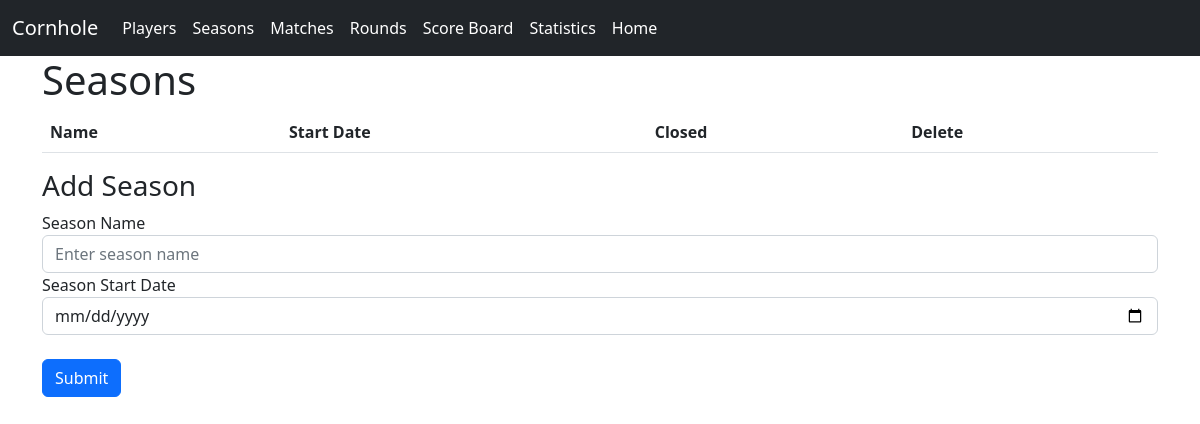
/seasons, run on an earlier commit of the app's database.
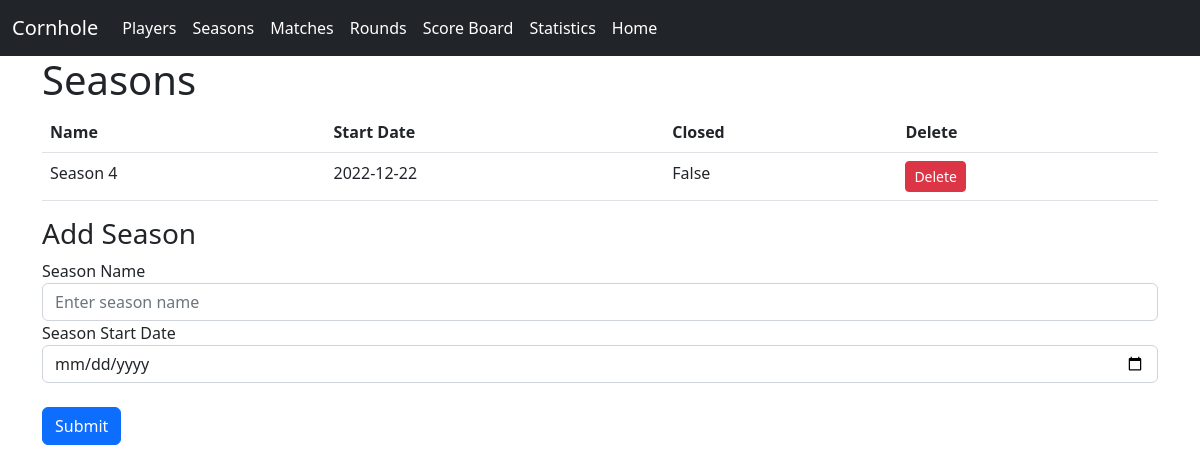
And on a later commit of the database.
### website/models.py (models this page shows)
class Season(db.Model):
    id = db.Column(db.Integer, primary_key=True)
    name = db.Column(db.String(150), unique=True)
    startDate = db.Column(db.DateTime(timezone=True), default=func.now())
    closed = db.Column(db.Boolean, default=False)

### website/views.py (the view, shortened to what this page needs)
@views.route("/seasons", methods=["GET", "POST"])
def add_season():
    seasons = Season.query.all()
    return render_template("seasons.html", seasons=seasons)

### website/templates/seasons.html (shortened to what this page needs)
{% extends "base.html" %}
{% block content %}
    <h1>Seasons</h1>
<table class="table">
        <thead>
            <tr>
                <th scope="col">Name</th>
                <th scope="col">Start Date </th>
                <th scope="col">Closed</th>
                <th scope="col">Delete</th>
            </tr>
        </thead>
        <tbody>
            {% for season in seasons %}
            <tr>
                <td>{{ season.name }}</td>
                <td>{{ season.startDate.date() }}</td>
                <td>{{ season.closed }}</td>
                <td>
                    <form method="POST"
                        action="{{ url_for('views.delete_season', season_id=season.id) }}">
                        <input type="submit" class="btn btn-sm btn-danger" value="Delete"
                            onclick="return confirm('Are you sure you want to delete this season?')">
                    </form>
                </td>
            </tr>
            {% endfor %}
        </tbody>
</table>
    <form method="POST">
      <h3 align="Left">Add Season</h3>
      <div class="form-group">
        <label for="name">Season Name</label>
        <input
          type="text"
          class="form-control"
          id="name"
          name="name"
          placeholder="Enter season name"
        />
      </div>
      <div class="form-group">
        <label for="startDate">Season Start Date</label>
        <input
          type="date"
          class="form-control"
          id="startDate"
          name="startDate"
          placeholder="Enter season name"
        />
      </div>
      <br />
      <button type="submit" class="btn btn-primary">Submit</button>
    </form>
{% endblock %}

### website/templates/base.html (shortened to what this page needs)
<!DOCTYPE html>
<html>
  <head>
    <link
    href="https://cdn.jsdelivr.net/npm/bootstrap@5.2.3/dist/css/bootstrap.min.css"
    rel="stylesheet"
    />
    <link
      rel="stylesheet"
      href="https://stackpath.bootstrapcdn.com/font-awesome/4.7.0/css/font-awesome.min.css"
    />
  </head>
  <body>
    <nav class="navbar navbar-expand-lg navbar-dark bg-dark">
      <div class="container-fluid">
        <a class="navbar-brand" href="/">Cornhole</a>
      <div class="collapse navbar-collapse" id="navbarSupportedContent">
        <ul class="navbar-nav me-auto mb-2 mb-lg-0">
          <li class="nav-item">
            <a class="nav-link active" aria-current="page" id="players" href="/players">Players</a>
          </li>
          <li class="nav-item">
            <a class="nav-link active" aria-current="page" id="seasons" href="/seasons">Seasons</a>
          </li>
          <li class="nav-item">
            <a class="nav-link active" aria-current="page" id="matches" href="/matches">Matches</a>
          </li>
          <li class="nav-item">
            <a class="nav-link active" aria-current="page" id="rounds" href="/rounds">Rounds</a>
          </li>
          <li class="nav-item">
            <a class="nav-link active" aria-current="page" id="scoreboard" href="/score-board">Score Board</a>
          </li>
          <li class="nav-item">
            <a class="nav-link active" aria-current="page" id="stats" href="/stats">Statistics</a>
          </li>
          <li class="nav-item">
            <a class="nav-link active" aria-current="page" id="home" href="/">Home</a>
          </li>
        </div>
      </div>
    </nav>
    <div class="container">
      {% block content%} {% endblock %}
    </div>
  </body>
</html>

What changed in the data, as far as the page shows it:
added Season: name "Season 4", startDate "2022-12-22", closed "False"
